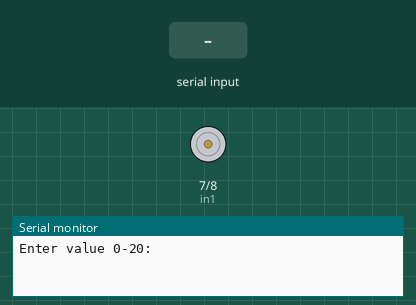
Recording of a sketch running on a simulated Arduino Uno, built with avr-gcc and run on an emulated ATmega328P. Parts: motor-driver pin pairs drawn as motors (green arrow = first pin HIGH = forward, orange = second pin HIGH = backward, longer = more drive, scaled by the enable pin), the last lines printed to the serial monitor. Inputs (shaded band) come from the test bench.

Above: at 1.2 s.
1.3 s: "5\n" received over Serial
At 2.1 s:
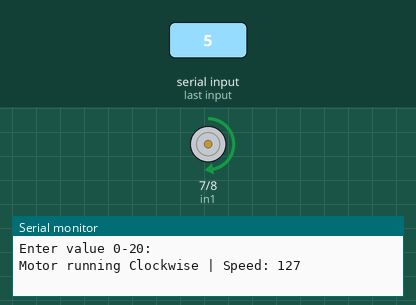
3.8 s: "90,45\n" received over Serial
Timing chart, 0 to 6.8 s (numbered marks = the images above; inputs shaded):
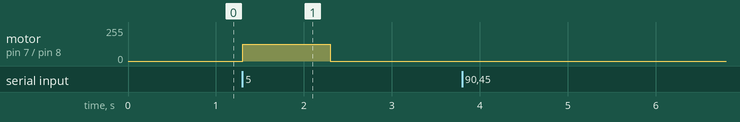

Measured:
- after the input at 1.3 s, motor on pin 7 (in1) / pin 8 (in2): stopped → forward 127/255 at once, → stopped 1.0 s later

The sketch:

dirncontrol.ino
```cpp
int enA = 9;   // PWM pin (speed control)
int in1 = 7;   // Direction control
int in2 = 8;   // Direction control

void setup() {
  pinMode(enA, OUTPUT);
  pinMode(in1, OUTPUT);
  pinMode(in2, OUTPUT);
  Serial.begin(9600);
  Serial.println("Enter value 0-20:");
}

void loop() {
  if (Serial.available() > 0) {
    int inputVal = Serial.parseInt();  // read integer from Serial

    if (inputVal >= 0 && inputVal <= 10) {
      // Clockwise
      if (inputVal == 0) {
        stopMotor();
      } else {
        int speed = calcSpeed(inputVal, 10); // scale 0–10 → 0–255
        moveMotor(speed, true);  // true = clockwise
      }
    }
    else if (inputVal >= 11 && inputVal <= 20) {
      // Anti-clockwise
      if (inputVal == 11) {
        stopMotor();
      } else {
        int speed = calcSpeed(inputVal - 11, 9); // scale 0–9 → 0–255
        moveMotor(speed, false); // false = anti-clockwise
      }
    }
    else {
      Serial.println("Invalid! Enter 0-20 only.");
    }
  }
}

// 🧮 Custom function to replace map()
int calcSpeed(int val, int maxVal) {

  return (val * 255) / maxVal;
}

void moveMotor(int speed, bool clockwise) {
  speed = constrain(speed, 0, 255); // ensure PWM range
  if (clockwise) {
    digitalWrite(in1, HIGH);
    digitalWrite(in2, LOW);
  } else {
    digitalWrite(in1, LOW);
    digitalWrite(in2, HIGH);
  }
  analogWrite(enA, speed);
  Serial.print("Motor running ");
  Serial.print(clockwise ? "Clockwise" : "Anti-clockwise");
  Serial.print(" | Speed: ");
  Serial.println(speed);
}

void stopMotor() {
  digitalWrite(in1, LOW);
  digitalWrite(in2, LOW);
  analogWrite(enA, 0);
  Serial.println("Motor Stopped");
}
```
